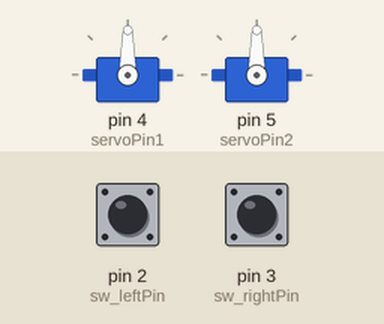
A sketch run on a simulated Arduino Uno, built with avr-gcc and run on an emulated ATmega328P. Shown: 2 × servo. Inputs (shaded band) come from the test bench; at power-on: pin 2 (sw_leftPin) HIGH, pin 3 (sw_rightPin) HIGH.

Above: at 3.2 s.
3.3 s: pin 2 (sw_leftPin) pulled LOW for 0.15 s
At 4.9 s:
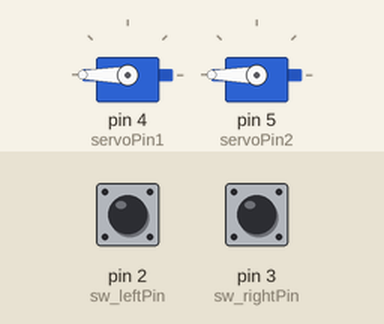
6.3 s: pin 3 (sw_rightPin) pulled LOW for 0.15 s
At 6.76 s:
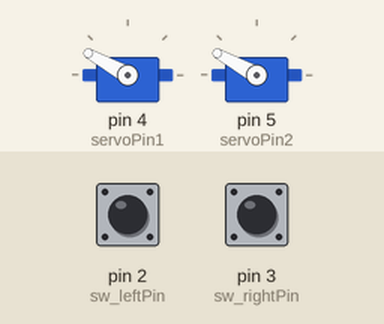
9.3 s: pin 3 (sw_rightPin) pulled LOW for 1 s
At 9.76 s:
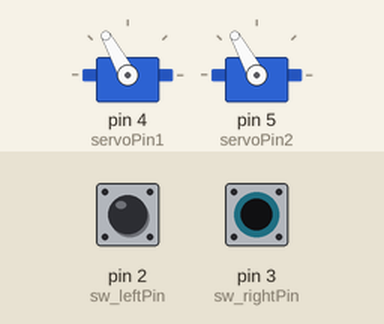
12.3 s: pin 2 (sw_leftPin) pulled LOW for 1 s
At 13.06 s:
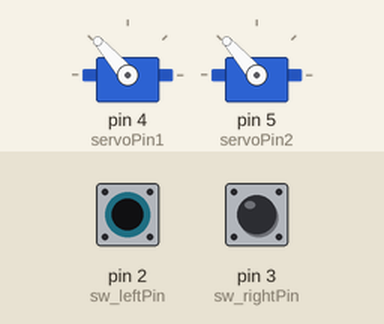
Timing chart, 0 to 15.3 s (numbered marks = the images above; inputs shaded):
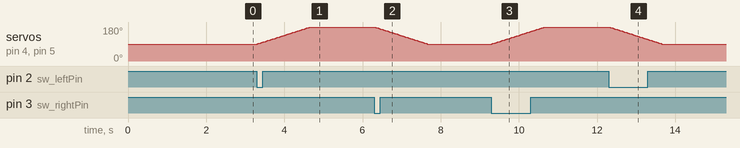

The sketch:

crossing_each_arduino.ino
```cpp
#include <Servo.h>
#include "RailSwitch.h"

const int sw_leftPin = 2;
const int sw_rightPin = 3;
const int servoPin1 = 4;
const int servoPin2 = 5;
const int dir_no = 0;
const int dir_lr = 1;
const int dir_rl = 2;
Servo sv1, sv2;
volatile RailSwitch sw_left, sw_right;
int angle;
int dir;
unsigned long ms;

void sw_left_on() {
  sw_left.set_pushed();
}

void sw_right_on() {
  sw_right.set_pushed();
}

void setup() {
  pinMode(sw_leftPin, INPUT_PULLUP);
  pinMode(sw_rightPin, INPUT_PULLUP);
  attachInterrupt(digitalPinToInterrupt(sw_leftPin), sw_left_on, FALLING);
  attachInterrupt(digitalPinToInterrupt(sw_rightPin), sw_right_on, FALLING);
  delay(2000);
  angle = 90;
  sv1.attach(servoPin1);
  sv2.attach(servoPin2);
  sv1.write(angle);
  sv2.write(angle);
  dir = dir_no;
  ms = 0;
}

void loop(){
  if (dir == dir_no && millis() - ms > 3000) {
    if (sw_left.is_pushed()) {
      dir = dir_lr;
    }
    else if (sw_right.is_pushed()) {
      dir = dir_rl;
    }
  }
  else if (dir == dir_lr && sw_right.is_pushed()) {
    dir = dir_no;
    ms = millis();
  }
  else if (dir == dir_rl && sw_left.is_pushed()) {
    dir = dir_no;
    ms = millis();
  }
  if (dir != dir_no && angle < 180) {
      angle++;
      sv1.write(angle);
      sv2.write(angle);
  }
  else if (dir == dir_no && angle > 90) {
      angle--;
      sv1.write(angle);
      sv2.write(angle);
  }
  delay(15);
}
```

RailSwitch.cpp
```cpp
#include "RailSwitch.h"
#include <Arduino.h>

RailSwitch::RailSwitch(void) {
  delay = 1000;
}

RailSwitch::RailSwitch(unsigned long _delay) {
  delay = _delay;
}

void RailSwitch::set_pushed(void) {
  t = millis();
  pushed = true;
}

void RailSwitch::reset_pushed(void) {
  t = 0;
  pushed = false;
}

bool RailSwitch::is_pushed(void) {
  unsigned long now;

  if (pushed) {
    now = millis();
    if (now - t < delay) {
      return true;
    }
    else {
      reset_pushed();
      return false;
    }
  }
  else {
    return false;
  }
}
```

RailSwitch.h
```cpp
#ifndef __RAIL_SWITCH_H__
#define __RAIL_SWITCH_H__
class RailSwitch {
  protected:
    bool pushed;
    unsigned long delay;
    unsigned long t;

  public:
    RailSwitch(void);
    RailSwitch(unsigned long _delay);
    void set_pushed(void);
    void reset_pushed(void);
    bool is_pushed(void);
};
#endif
```

Measured:
- after the input at 3.3 s, servo on pin 4 (servoPin1), servo on pin 5 (servoPin2): moves from 90° to 180° over 1.3 s, starting at once
- after the input at 6.3 s, servo on pin 4 (servoPin1), servo on pin 5 (servoPin2): moves from 180° to 90° over 1.3 s, starting at once
- after the input at 9.3 s, servo on pin 4 (servoPin1), servo on pin 5 (servoPin2): moves from 90° to 180° over 1.3 s, starting at once
- after the input at 12.3 s, servo on pin 4 (servoPin1), servo on pin 5 (servoPin2): moves from 180° to 90° over 1.3 s, starting at once
